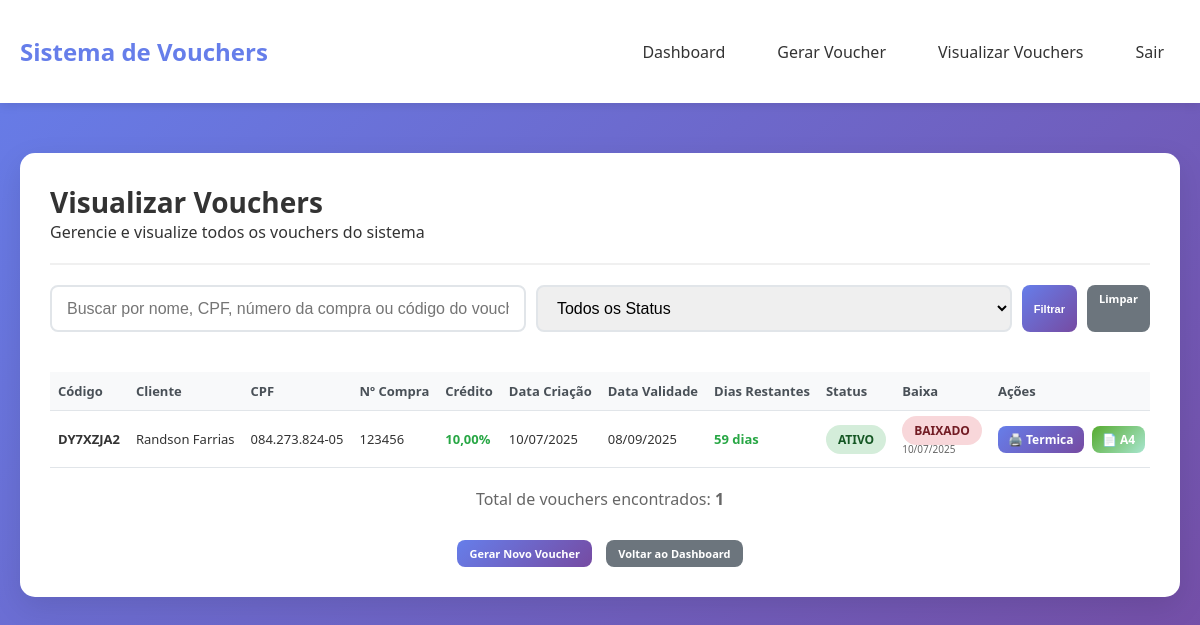
Page /vouchers.php (signed in) on the committed database.
### tables this page shows
CREATE TABLE `vouchers` (
  `id` int(11) NOT NULL,
  `nome_cliente` varchar(100) NOT NULL,
  `cpf` varchar(14) NOT NULL,
  `numero_compra` varchar(50) NOT NULL,
  `codigo_voucher` varchar(20) NOT NULL,
  `valor_credito` decimal(10,2) DEFAULT 10.00,
  `data_criacao` timestamp NOT NULL DEFAULT current_timestamp(),
  `data_validade` date NOT NULL,
  `status` enum('ativo','expirado') DEFAULT 'ativo',
  `baixado` enum('nao','sim') DEFAULT 'nao',
  `data_baixa` timestamp NULL DEFAULT NULL
);

### includes/functions.php (called while the page is built, shortened)
<?php
function calcularDiasRestantes($data_validade) {
    $hoje = new DateTime();
    $validade = new DateTime($data_validade);
    $diferenca = $hoje->diff($validade);
    return $diferenca->days;
}
function obterStatusVoucher($data_validade) {
    $dias_restantes = calcularDiasRestantes($data_validade);
    if ($dias_restantes < 0) {
        return 'expirado';
    } elseif ($dias_restantes <= 7) {
        return 'proximo_expiracao';
    } else {
        return 'ativo';
    }
}
function formatarCPF($cpf) {
    $cpf = preg_replace('/[^0-9]/', '', $cpf);
    return substr($cpf, 0, 3) . '.' . substr($cpf, 3, 3) . '.' . substr($cpf, 6, 3) . '-' . substr($cpf, 9, 2);
}
?>

### vouchers.php (the view, shortened to what this page needs)
<?php
require_once 'includes/functions.php';
$conexao = conectarDB();
$busca = isset($_GET['busca']) ? trim($_GET['busca']) : '';
$sql = "SELECT * FROM vouchers WHERE 1=1";
$sql .= " ORDER BY data_criacao DESC";
$stmt = $conexao->prepare($sql);
$stmt->execute();
$resultado = $stmt->get_result();
$vouchers = array();
while ($row = $resultado->fetch_assoc()) {
    $vouchers[] = $row;
}
?>
<!DOCTYPE html>
<html lang="pt-BR">
<head>
    <link rel="stylesheet" href="assets/css/style.css">
</head>
<body>
    <nav class="navbar">
        <div class="container">
            <a href="dashboard.php" class="navbar-brand">Sistema de Vouchers</a>
            <ul class="navbar-nav">
                <li><a href="dashboard.php">Dashboard</a></li>
                <li><a href="gerar_voucher.php">Gerar Voucher</a></li>
                <li><a href="vouchers.php">Visualizar Vouchers</a></li>
                <li><a href="logout.php">Sair</a></li>
            </ul>
        </div>
    </nav>
    <div class="container-full">
        <div class="card">
            <div class="card-header">
                <h1>Visualizar Vouchers</h1>
                <p>Gerencie e visualize todos os vouchers do sistema</p>
            </div>
            <form method="GET" action="" class="search-box">
                <input type="text" name="busca" class="form-control"
                       placeholder="Buscar por nome, CPF, número da compra ou código do voucher"
                       value="<?php echo htmlspecialchars($busca); ?>">
                <select name="status" class="form-control" style="width: 200px;">
                    <option value="">Todos os Status</option>
                </select>
                <button type="submit" class="btn btn-primary">Filtrar</button>
                <a href="vouchers.php" class="btn btn-secondary">Limpar</a>
            </form>
            <?php if (empty($vouchers)): ?>
                <div class="alert alert-warning">
                    Nenhum voucher encontrado com os filtros aplicados.
                </div>
            <?php else: ?>
                <div style="overflow-x: auto;">
                    <table class="table">
                        <thead>
                            <tr>
                                <th>Código</th>
                                <th>Cliente</th>
                                <th>CPF</th>
                                <th>Nº Compra</th>
                                <th>Crédito</th>
                                <th>Data Criação</th>
                                <th>Data Validade</th>
                                <th>Dias Restantes</th>
                                <th>Status</th>
                                <th>Baixa</th>
                                <th>Ações</th>
                            </tr>
                        </thead>
                        <tbody>
                            <?php foreach ($vouchers as $voucher): ?>
                                <?php
                                $dias_restantes = calcularDiasRestantes($voucher['data_validade']);
                                $status = obterStatusVoucher($voucher['data_validade']);
                                ?>
                                <tr>
                                    <td>
                                        <strong><?php echo htmlspecialchars($voucher['codigo_voucher']); ?></strong>
                                    </td>
                                    <td><?php echo htmlspecialchars($voucher['nome_cliente']); ?></td>
                                    <td><?php echo formatarCPF($voucher['cpf']); ?></td>
                                    <td><?php echo htmlspecialchars($voucher['numero_compra']); ?></td>
                                    <td>
                                        <strong style="color: #28a745;">
                                            <?php echo number_format($voucher['valor_credito'], 2, ',', '.'); ?>%
                                        </strong>
                                    </td>
                                    <td><?php echo date('d/m/Y', strtotime($voucher['data_criacao'])); ?></td>
                                    <td><?php echo date('d/m/Y', strtotime($voucher['data_validade'])); ?></td>
                                    <td>
                                        <?php if ($dias_restantes >= 0): ?>
                                            <span style="color: #28a745; font-weight: 600;">
                                                <?php echo $dias_restantes; ?> dias
                                            </span>
                                        <?php else: ?>
                                            <span style="color: #dc3545; font-weight: 600;">
                                                Expirado há <?php echo abs($dias_restantes); ?> dias
                                            </span>
                                        <?php endif; ?>
                                    </td>
                                    <td>
                                        <?php if ($status == 'ativo'): ?>
                                            <span class="status-badge status-ativo">Ativo</span>
                                        <?php elseif ($status == 'expirado'): ?>
                                            <span class="status-badge status-expirado">Expirado</span>
                                        <?php else: ?>
                                            <span class="status-badge status-proximo">Próximo da Expiração</span>
                                        <?php endif; ?>
                                    </td>
                                    <td>
                                        <?php if (isset($voucher['baixado']) && $voucher['baixado'] == 'sim'): ?>
                                            <span class="status-badge status-expirado">Baixado</span>
                                            <br><small style="color: #666; font-size: 10px;">
                                                <?php echo date('d/m/Y', strtotime($voucher['data_baixa'])); ?>
                                            </small>
                                        <?php else: ?>
                                            <span class="status-badge status-ativo">Não Baixado</span>
                                        <?php endif; ?>
                                    </td>
                                    <td>
                                        <a href="imprimir_voucher.php?id=<?php echo $voucher['id']; ?>&tipo=termica"
                                           class="btn btn-primary" style="padding: 5px 10px; font-size: 12px; margin-right: 5px;">
                                            🖨️ Termica
                                        </a>
                                        <a href="imprimir_voucher.php?id=<?php echo $voucher['id']; ?>&tipo=a4"
                                           class="btn btn-success" style="padding: 5px 10px; font-size: 12px; margin-right: 5px;">
                                            📄 A4
                                        </a>
                                    </td>
                                </tr>
                            <?php endforeach; ?>
                        </tbody>
                    </table>
                </div>
                <div style="margin-top: 20px; text-align: center;">
                    <p style="color: #666;">
                        Total de vouchers encontrados: <strong><?php echo count($vouchers); ?></strong>
                    </p>
                </div>
            <?php endif; ?>
            <div style="margin-top: 30px; text-align: center;">
                <a href="gerar_voucher.php" class="btn btn-primary">
                    Gerar Novo Voucher
                </a>
                <a href="dashboard.php" class="btn btn-secondary" style="margin-left: 10px;">
                    Voltar ao Dashboard
                </a>
            </div>
        </div>
    </div>
</body>
</html>

### assets/css/style.css (style rules this page uses)
* { margin: 0; padding: 0; box-sizing: border-box; }
body { font-family: 'Segoe UI', Tahoma, Geneva, Verdana, sans-serif; background: linear-gradient(135deg, #667eea 0%, #764ba2 100%); min-height: 100vh; color: #333; }
.container { max-width: 1400px; margin: 0 auto; padding: 20px; }
.container-full { max-width: 100%; margin: 0; padding: 20px; }
.card { background: white; border-radius: 15px; box-shadow: 0 10px 30px rgba(0, 0, 0, 0.1); padding: 30px; margin-bottom: 20px; }
.card-header { border-bottom: 2px solid #f0f0f0; padding-bottom: 20px; margin-bottom: 20px; }
.card-header h1, .card-header h2 { color: #333; font-size: 28px; font-weight: 600; }
.form-control { width: 100%; padding: 12px 15px; border: 2px solid #e1e5e9; border-radius: 8px; font-size: 16px; transition: border-color 0.3s ease; }
.btn { padding: 12px 25px; border: none; border-radius: 8px; font-size: 16px; font-weight: 600; cursor: pointer; transition: all 0.3s ease; text-decoration: none; display: inline-block; text-align: center; }
.btn-primary { background: linear-gradient(135deg, #667eea 0%, #764ba2 100%); color: white; }
.btn-success { background: linear-gradient(135deg, #56ab2f 0%, #a8e6cf 100%); color: white; }
.btn-secondary { background: #6c757d; color: white; }
.table { width: 100%; border-collapse: collapse; margin-top: 20px; }
.table th, .table td { padding: 12px 15px; text-align: left; border-bottom: 1px solid #e1e5e9; }
.table th { background: #f8f9fa; font-weight: 600; color: #495057; }
.status-badge { padding: 6px 12px; border-radius: 20px; font-size: 12px; font-weight: 600; text-transform: uppercase; }
.status-ativo { background: #d4edda; color: #155724; }
.status-expirado { background: #f8d7da; color: #721c24; }
.navbar { background: white; box-shadow: 0 2px 10px rgba(0, 0, 0, 0.1); padding: 15px 0; margin-bottom: 30px; }
.navbar .container { display: flex; justify-content: space-between; align-items: center; }
.navbar-brand { font-size: 24px; font-weight: 700; color: #667eea; text-decoration: none; }
.navbar-nav { display: flex; list-style: none; gap: 20px; }
.navbar-nav a { color: #333; text-decoration: none; font-weight: 500; padding: 8px 16px; border-radius: 6px; transition: all 0.3s ease; }
.search-box { display: flex; gap: 10px; margin-bottom: 20px; }
.search-box .form-control { flex: 1; }
.container-full .table { font-size: 13px; }
.container-full .table th, .container-full .table td { padding: 10px 8px; white-space: nowrap; }
.container-full .btn { padding: 6px 12px; font-size: 11px; }

### rows in the picture
vouchers: codigo_voucher "DY7XZJA2", nome_cliente "Randson Farrias", cpf "084.273.824-05", numero_compra "123456", valor_credito "10,00", data_criacao "10/07/2025", data_validade "08/09/2025", data_validade "59", shows "ATIVO", data_baixa "10/07/2025"

### other values in the picture
count($vouchers) "1"
